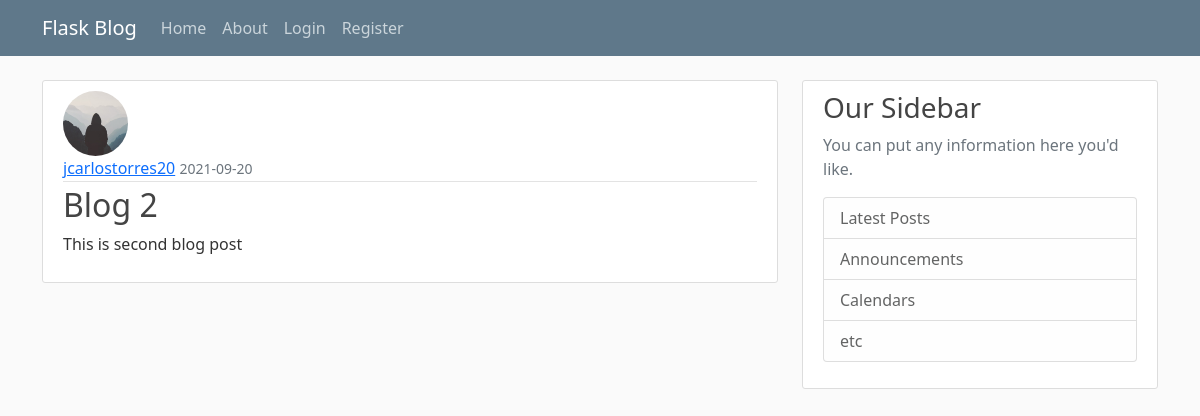
The page /post/2 on the database as committed earlier.
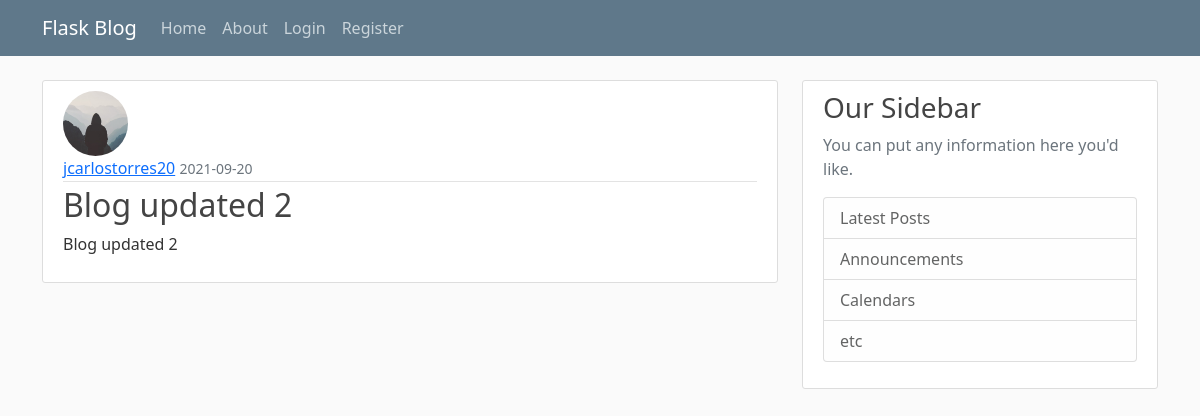
The same page on the database as committed later.
### flaskblog/models.py (models this page shows, shortened)
class Post(db.Model):
    id = db.Column(db.Integer, primary_key=True)
    title = db.Column(db.String(100), nullable=False)
    date_posted = db.Column(db.DateTime, nullable=False, default=datetime.utcnow)
    content = db.Column(db.Text, nullable=False)
    user_id = db.Column(db.Integer, db.ForeignKey('user.id'), nullable=False)

### flaskblog/routes.py (the view)
@app.route("/post/<int:post_id>")
def post(post_id):
    post = Post.query.get_or_404(post_id)
    return render_template('post.html', title=post.title, post=post)

### flaskblog/templates/post.html (shortened to what this page needs)
{% extends 'layout.html' %}
{% block content %}
    <article class="media content-section">
        <img class="rounded-circle article-img"
             src="{{ url_for('static', filename='profile_pics/'+post.author.image_file) }}">
        <div class="media-body">
            <div class="article-metadata">
                <a class="mr-2" href="#">{{ post.author.username }}</a>
                <small class="text-muted">{{ post.date_posted.strftime('%Y-%m-%d') }}</small>
            </div>
            <h2 class="article-title">{{ post.title }}</h2>
            <p class="article-content">{{ post.content }}</p>
        </div>
    </article>
{% endblock content%}

Rows that differ between the two databases and show on the page:
changed Post: title "Blog 2" → "Blog updated 2"; content "This is second blog post" → "Blog updated 2"
